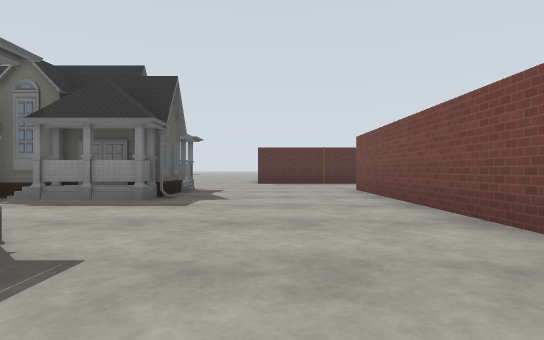
[1] (above)

24 first-person views from a walk through a Gazebo world. The camera is 0.94 m above the floor, looks level and sees 75° across. The floor is counted in squares, 2 m on a side. Each view is taken from the middle of a square. On the plan, view 1 faces up. The plan holds only what a view shows up to about 9 squares ahead; the rest is blank. The place goes on beyond the plan. Simple patterns stand in for the simulator's built-in surfaces. Some stock models are drawn as simple stand-ins.

[2]
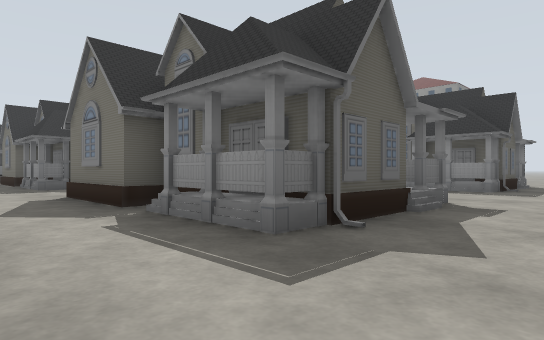

[3]
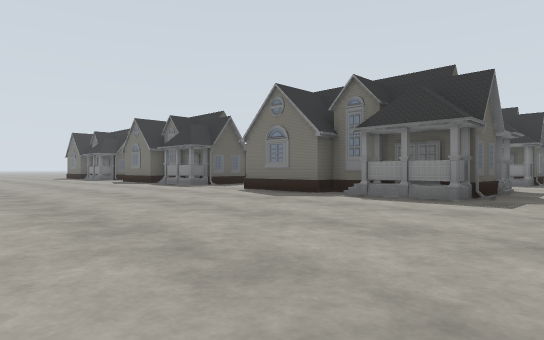

[4]
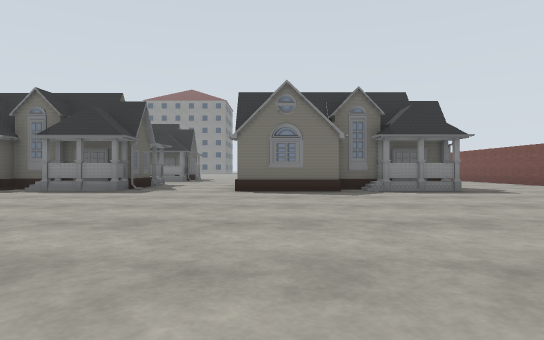

[5]
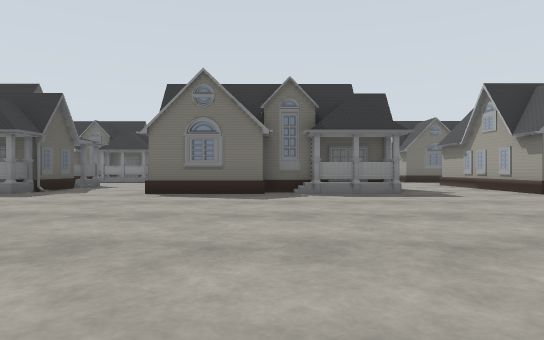

[6]
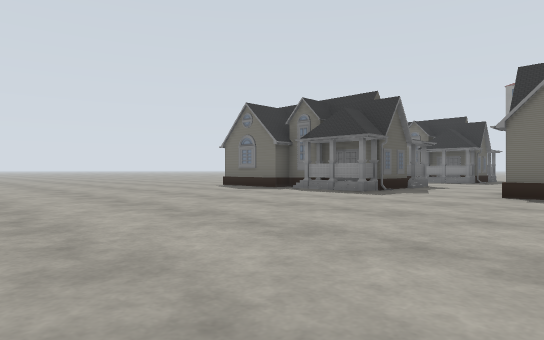

[7]
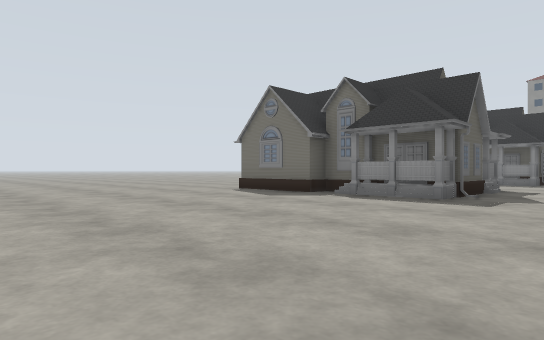

[8]
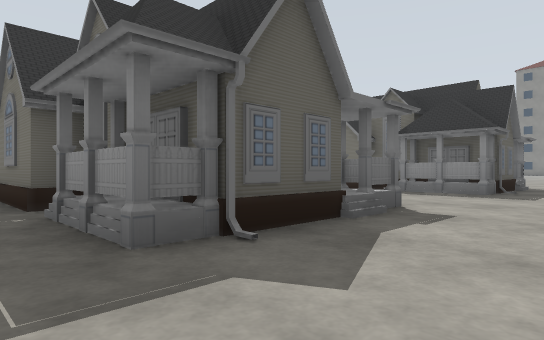

[9]
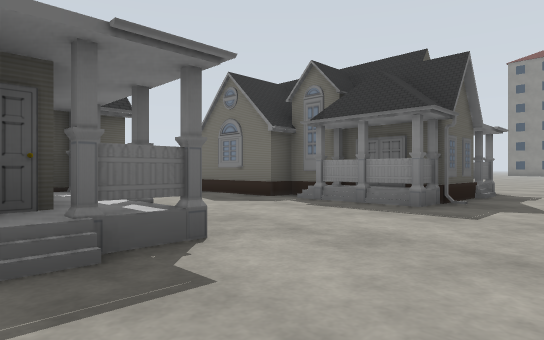

[10]
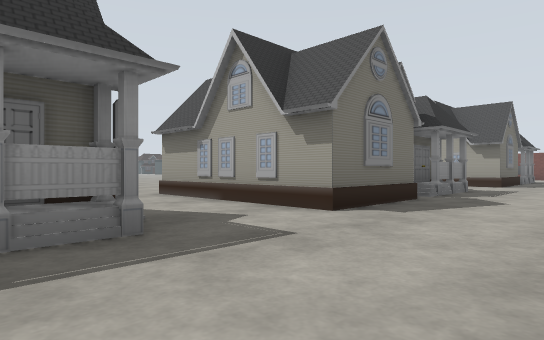

[11]
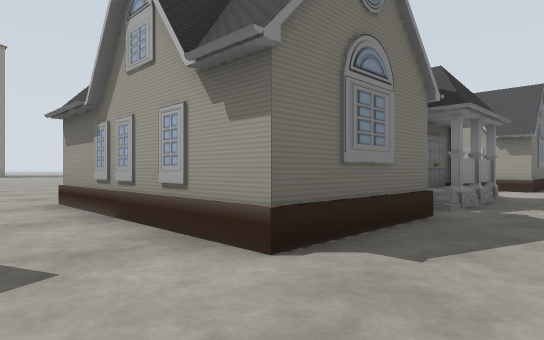

[12]
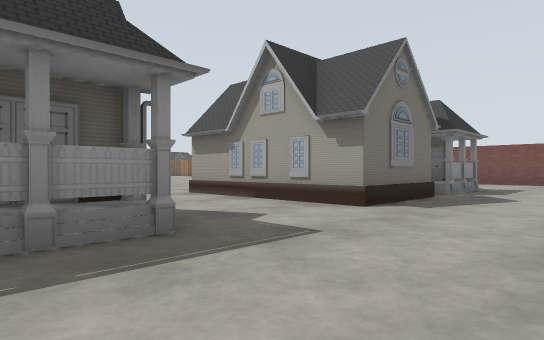

[13]
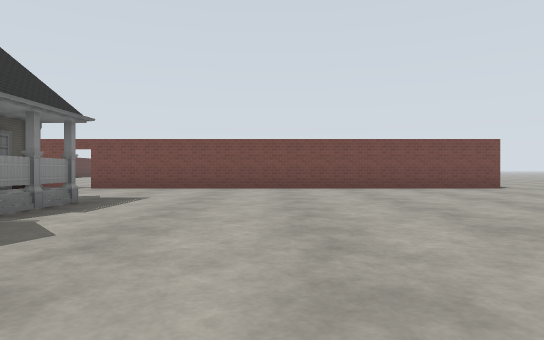

[14]
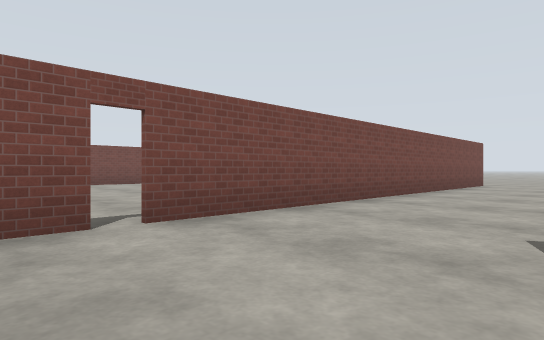

[15]
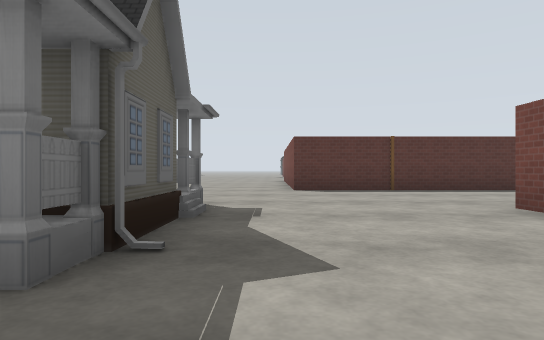

[16]
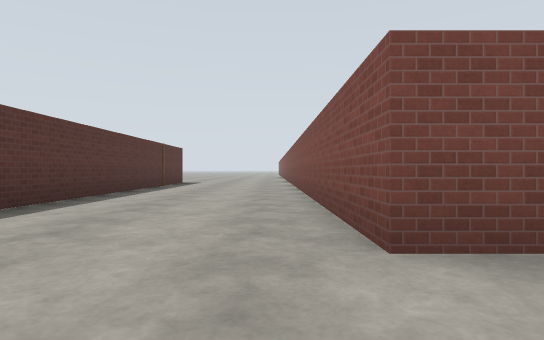

[17]
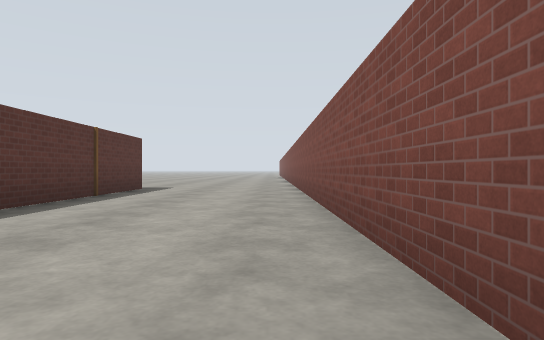

[18]
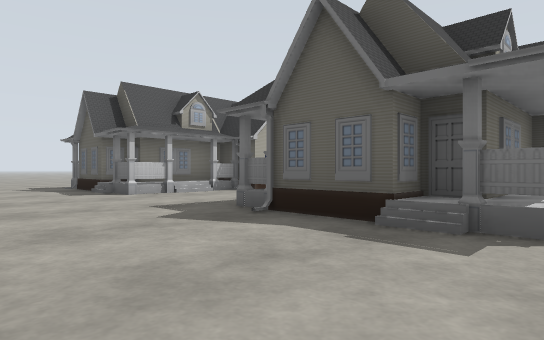

[19]
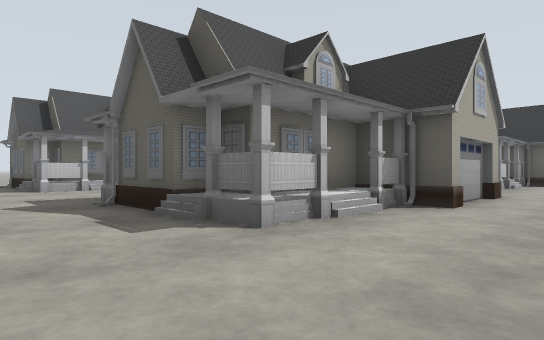

[20]
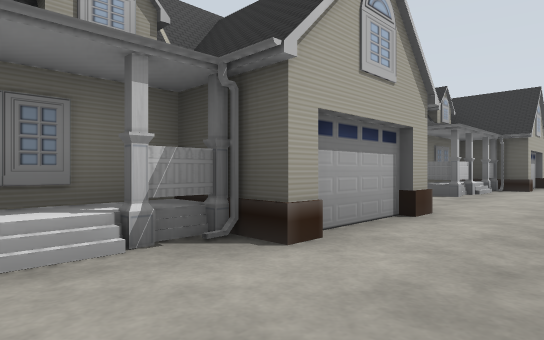

[21]
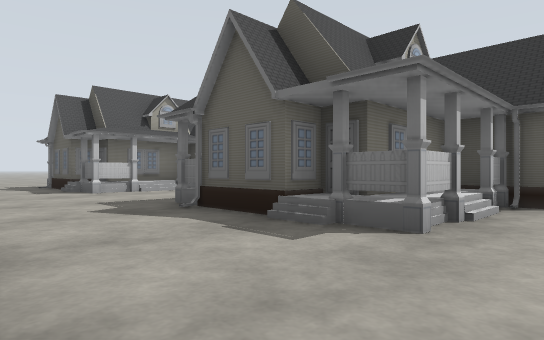

[22]
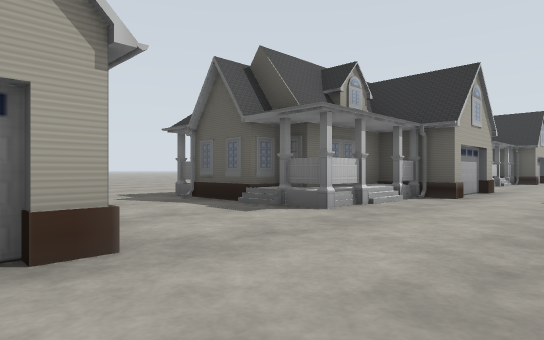

[23]
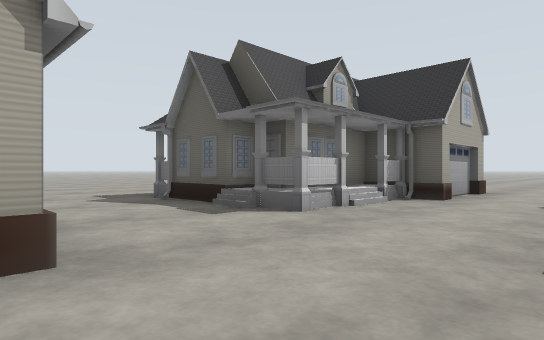

[24]
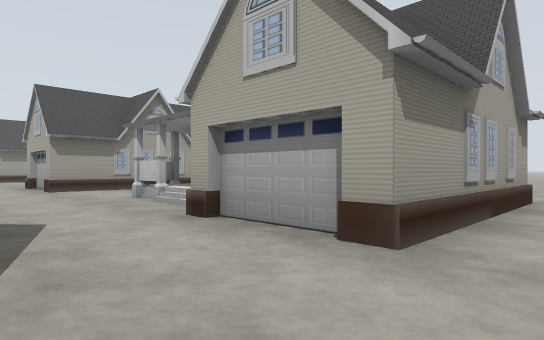

### Floor plan
Key: @ floor where view 1 was taken; # wall or solid block; . main floor; : floor 0.5 m higher than the main floor; / step, stairs or slope; D open door; H house.
Columns run from 23 left of view 1 to 12 right of it. Each row starts with its distance up from view 1.
 14         ..
 13         ..           ..# #########
 12         ..           ..###.......###
 11       ....      ....................
 10       ..............................
  9       H..HH//H..HHHHHH..............
  8      H/..HHHHH..HHHHHH...###########
  7   HHH:H..HHH:H..HHHHHH...#
  6   HHHHH..HHHHH..HHHHHH...#
  5 .........................#
  4 .........................#
  3 .HHH.....HH......HH......#
  2 .HHHHHH..HH  :...HH/:H...#
  1 .HHHHHH..HHH H...HH  H...D.
  0  HHHHHH..HHHHH...HHHHH.@.#....
 -1  HHHHHH..HH.HH...HH.HH...#  ..
 -2  ........................#
 -3 .........................#
 -4 .........................#
 -5 .........................#
 -6 .........................#
 -7 .............  ..........#
 -8       ......    ...  ....#
 -9                  .    ...#
-10                         .#

Where each view was taken, in squares from view 1:
view 1: 0 up, 0 right, facing up
view 2: 3 down, 0 right, facing up-left
view 3: 7 down, 0 right, facing up-left
view 4: 9 down, 6 left, facing up
view 5: 8 down, 12 left, facing up
view 6: 8 down, 13 left, facing up-left
view 7: 7 down, 15 left, facing up-left
view 8: 2 down, 15 left, facing up-left
view 9: 1 up, 15 left, facing up-left
view 10: 3 up, 18 left, facing up-right
view 11: 4 up, 16 left, facing up-right
view 12: 3 up, 11 left, facing up-right
view 13: 4 down, 7 left, facing right
view 14: 2 up, 1 left, facing down-right
view 15: 4 up, 1 left, facing up
view 16: 9 up, 0 right, facing right
view 17: 9 up, 4 right, facing right
view 18: 9 up, 1 right, facing down-left
view 19: 11 up, 0 right, facing down-left
view 20: 11 up, 3 left, facing down-left
view 21: 10 up, 7 left, facing down-left
view 22: 5 up, 6 left, facing down-left
view 23: 5 up, 14 left, facing down-left
view 24: 5 up, 23 left, facing down-right
